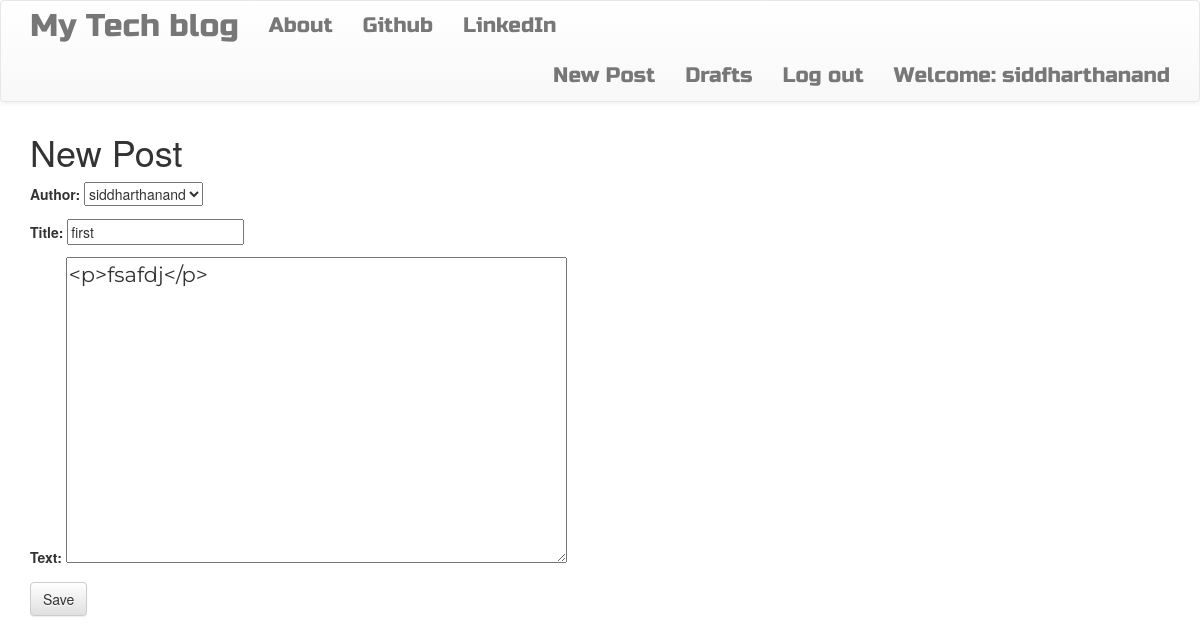
The app's page /post/edit1/ (signed in) with its own data.
### blog/models.py (models this page shows, shortened)
class Post(models.Model):
    author = models.ForeignKey('auth.User',on_delete=models.CASCADE)
    title = models.CharField(max_length=200)
    text = models.TextField()
    created_date = models.DateTimeField(default=timezone.now)
    published_date = models.DateTimeField(blank=True,null = True)

### blog/views.py (the view)
# urls.py: url(r'^post/edit(?P<pk>\d+)/$', views.PostUpdateView.as_view(), name='post_edit'),
class PostUpdateView(LoginRequiredMixin,UpdateView):
    login_url = '/login/'
    redirect_field_name = 'blog/post_detail.html'
    form_class = PostForm
    model = Post

### blog/forms.py
class PostForm(forms.ModelForm):
    class Meta:
        model = Post
        fields = ('author','title', 'text',)
        widgets = {
            'title': forms.TextInput(attrs={'class': 'textinputclass'}),
            'text': forms.Textarea(attrs={'class': 'editable medium-editor-textarea postcontent'}),
        }

### blog/templates/blog/post_form.html (shortened to what this page needs)
{% extends "blog/base.html" %}
{% block content %}
<h1>New Post</h1>
<form class="post-form" action="" method="POST">
    {{form.as_p}}
    <button type="submit" class="save btn btn-default" >Save</button>
</form>
{% endblock %}

### blog/templates/blog/base.html (shortened to what this page needs)
<!DOCTYPE html>
{% load staticfiles %}
<html>
    <head>
        <link rel="stylesheet" href="https://maxcdn.bootstrapcdn.com/bootstrap/3.3.7/css/bootstrap.min.css">
        <link rel="stylesheet" href="https://maxcdn.bootstrapcdn.com/bootstrap/3.3.7/css/bootstrap-theme.min.css">
        <link rel="stylesheet" href="//cdn.jsdelivr.net/medium-editor/latest/css/medium-editor.min.css" type="text/css" media="screen" charset="utf-8">
        <link rel="stylesheet" href="{% static 'css/blog.css' %}">
<body class='loader'>
  <nav class="navbar navbar-default techfont custom-navbar">
    <div class="container">
      <ul class="nav navbar-nav">
        <li><a class='navbar-brand bigbrand' href="{% url 'post_list' %}">My Tech blog</a></li>
        <li><a href="{% url 'about'%}">About</a></li>
        <li><a href="https://www.github.com">Github</a></li>
        <li><a href="https://www.linkedin.com">LinkedIn</a></li>
      </ul>
      <ul class="nav navbar-nav navbar-right">
        {% if user.is_authenticated %}
        <li>
          <a href="{% url 'post_new' %}" >New Post</a>
        </li>
        <li>
          <a href="{% url 'post_draft_list' %}">Drafts</a>
        </li>
        <li>
          <a href="{% url 'logout' %}" >Log out</a>
        </li>
        <li>
          <a >Welcome: {{ user.username }}</a>
        </li>
          {% else %}
          <li><a  href="{% url 'login' %}" ><span class="glyphicon glyphicon-user"></span></a></li>
        {% endif %}
      </ul>
  </div>
</nav>
        <div class="content container">
            <div class="row">
                <div class="col-md-8">
                  <div class="blog_posts">
                    {% block content %}
                    {% endblock %}
                  </div>
                </div>
            </div>
        </div>
</body>
</html>

### blog/static/css/blog.css (style rules this page uses)
.techfont { font-family: 'Russo One', sans-serif; font-size: 1.5em; margin-bottom: 10px; }
.postcontent { font-family: 'Montserrat'; font-size: 1.5em; }
.bigbrand { font-size: 1.5em; }
.loader { filter:hue-rotate(0deg); color: linear-gradient(45deg,#0f8,#08f); animation:hue 5000ms infinite linear; }

### records on screen
Post: author "siddharthanand", title "first", text "<p>fsafdj</p>"

### other values on screen
{{ user.username }} "siddharthanand"
